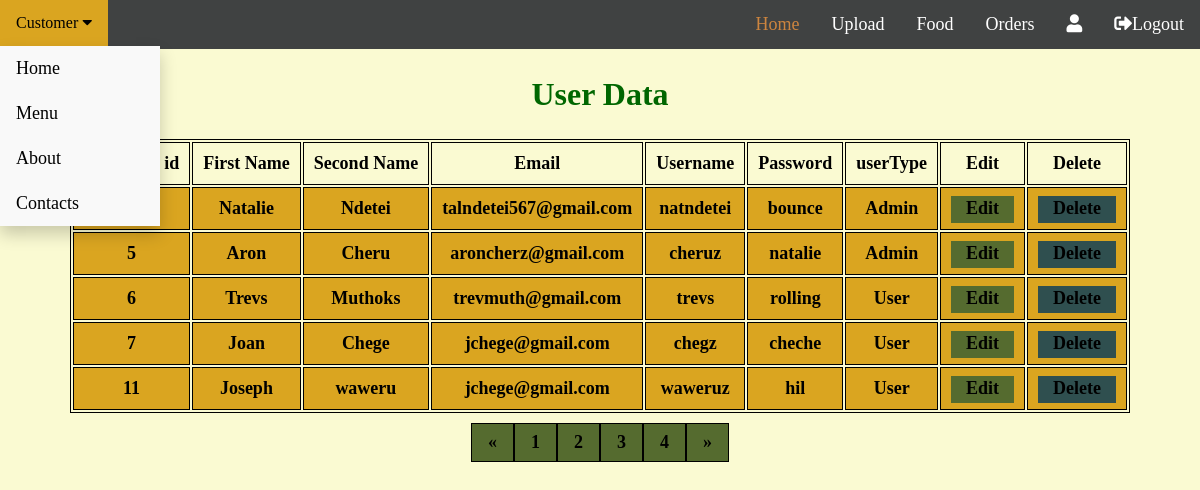
Page /displayUsers.php on the committed database.
### tables this page shows
CREATE TABLE `customer` (
  `customer_id` int(6) NOT NULL,
  `firstname` varchar(10) NOT NULL,
  `secondname` varchar(10) NOT NULL,
  `email` varchar(40) NOT NULL,
  `userName` varchar(255) NOT NULL,
  `userPassword` varchar(20) NOT NULL,
  `userType` varchar(255) NOT NULL
);

### displayUsers.php (the view, shortened to what this page needs)
<?php
require_once('connect.php');
?>
<!DOCTYPE html>
<html lang="en">
<head>
    <link rel="stylesheet" href="https://use.fontawesome.com/releases/v5.7.1/css/all.css">
</head>
<body>
    <div class="nav">
        <div class="dropdown">
            <button class="dropbtn">Customer
                <i class="fa fa-caret-down"></i>
            </button>
            <div class="dropdown-content">
                <a href="index1.php">Home</a>
                <a href="menu1.php">Menu</a>
                <a href="about.html">About</a>
                <a href="contact.php">Contacts</a>
            </div>
        </div>
        <a href="logout.php"><i class="fas fa-sign-out-alt"></i>Logout</a>
        <a href="profile.php" class="user"><i class="fas fa-user"></i><?php echo $_SESSION['user']['userName']; ?></a>
        <a href="view_order.php">Orders</a>
        <a href="view_food.php">Food</a>
        <a href="upload_image.php">Upload</a>
        <a href="index1.html" class="active">Home</a>
    </div>
    <section>
        <h1>User Data</h1>
        <table>
            <tr>
                <th>Customer id</th>
                <th>First Name</th>
                <th>Second Name</th>
                <th>Email</th>
                <th>Username</th>
                <th>Password</th>
                <th>userType</th>
                <th>Edit</th>
                <th>Delete</th>
            </tr>
            <?php
            if (isset($_GET['pageno'])) {
                $pageno = $_GET['pageno'];
            } else {
                $pageno = 1;
            }
            $records_per_page = 5;
            $offset = ($pageno - 1) * $records_per_page;
            $sql_total = "SELECT COUNT(*) FROM Customer";
            $result = mysqli_query($conn, $sql_total);
            $total_rows = mysqli_fetch_array($result)[0];
            $total_pages = ceil($total_rows / $records_per_page);
            $sql_result = "SELECT * FROM Customer LIMIT $offset, $records_per_page";
            $data = mysqli_query($conn, $sql_result);
            while ($row = mysqli_fetch_array($data)) {
            ?>
                <tr>
                    <td><?php echo $row['customer_id']; ?></td>
                    <td><?php echo $row['firstname']; ?></td>
                    <td><?php echo $row['secondname']; ?></td>
                    <td><?php echo $row['email']; ?></td>
                    <td><?php echo $row['userName']; ?></td>
                    <td><?php echo $row['userPassword']; ?></td>
                    <td><?php echo $row['userType']; ?></td>
                    <td>
                        <a href="edit.php?customer_id=<?php echo $row['customer_id']; ?>" class="edit_btn">Edit</a>
                    </td>
                    <td>
                        <a href="delete.php?customer_id=<?php echo $row['customer_id']; ?>" class="del_btn">Delete</a>
                    </td>
                </tr>
            <?php
            }
            ?>
        </table>
    </section>
    <div class="paginate">
        <a href="<?php if ($pageno <= 1) {
                        echo 'disabled';
                    }
                    if ($pageno <= 1) {
                        echo '#';
                    } else {
                        echo "?pageno=" . ($pageno - 1);
                    } ?>">&laquo;</a>
        <a href="?pageno=1">1</a>
        <a href="<?php if ($pageno >= $total_pages) {
                        echo 'disabled';
                    }
                    if ($pageno >= $total_pages) {
                        echo '#';
                    } else {
                        echo "?pageno=" . ($pageno + 1);
                    } ?> ">2</a>
        <a href="<?php if ($pageno >= $total_pages) {
                        echo 'disabled';
                    }
                    if ($pageno >= $total_pages) {
                        echo '#';
                    } else {
                        echo "?pageno=" . ($pageno + 1);
                    } ?>">3</a>
        <a href="<?php if ($pageno >= $total_pages) {
                        echo 'disabled';
                    }
                    if ($pageno >= $total_pages) {
                        echo '#';
                    } else {
                        echo "?pageno=" . ($pageno + 1);
                    } ?>">4</a>
        <a href="?pageno=<?php echo $total_pages; ?>">&raquo;</a>
    </div>
</body>
</html>

### displayUsers.php (style rules this page uses)
body { background-color: lightgoldenrodyellow; margin: 0; }
table { margin: 0 auto; font-size: large; border: 1px solid black; }
h1 { text-align: center; color: #006600; font-size: xx-large; font-family: fantasy; }
td { background-color: goldenrod; border: 1px solid black; }
th, td { font-weight: bold; border: 1px solid black; padding: 10px; text-align: center; }
td { font-weight: bold; }
.nav { background-color: #404242; overflow: hidden; }
.nav a { float: right; color: white; text-align: center; padding: 14px 16px; text-decoration: none; font-size: 18px; }
.nav a.active { color: peru; }
.paginate { display: inline-block; margin: auto; width: 50%; padding: 10px; display: flex; justify-content: center; }
.paginate a { font-weight: bold; font-size: 18px; color: black; float: left; padding: 8px 16px; text-decoration: none; border: 1px solid black; background-color: darkolivegreen; }
.edit_btn { background-color: darkolivegreen; color: black; padding: 2px 15px 5px 15px; text-decoration: none; }
.del_btn { background-color: darkslategray; color: black; padding: 2px 15px 5px 15px; text-decoration: none; }
.dropdown { float: left; overflow: hidden; }
.dropdown .dropbtn { font-size: 16px; border: none; outline: none; color: white; padding: 14px 16px; background-color: inherit; font-family: inherit; margin: 0; }
.dropdown-content { display: none; position: absolute; background-color: #f9f9f9; min-width: 160px; box-shadow: 0px 8px 16px 0px rgba(0, 0, 0, 0.2); z-index: 1; }
.dropdown-content a { float: none; color: black; padding: 12px 16px; text-decoration: none; display: block; text-align: left; }

### rows in the picture
customer: firstname "Natalie", secondname "Ndetei", email "talndetei567@gmail.com", userName "natndetei", userPassword "bounce", userType "Admin"
customer: customer_id "5", firstname "Aron", secondname "Cheru", email "aroncherz@gmail.com", userName "cheruz", userPassword "natalie", userType "Admin"
customer: customer_id "6", firstname "Trevs", secondname "Muthoks", email "trevmuth@gmail.com", userName "trevs", userPassword "rolling", userType "User"
customer: customer_id "7", firstname "Joan", secondname "Chege", email "jchege@gmail.com", userName "chegz", userPassword "cheche", userType "User"
customer: customer_id "11", firstname "Joseph", secondname "waweru", email "jchege@gmail.com", userName "waweruz", userPassword "hil", userType "User"
